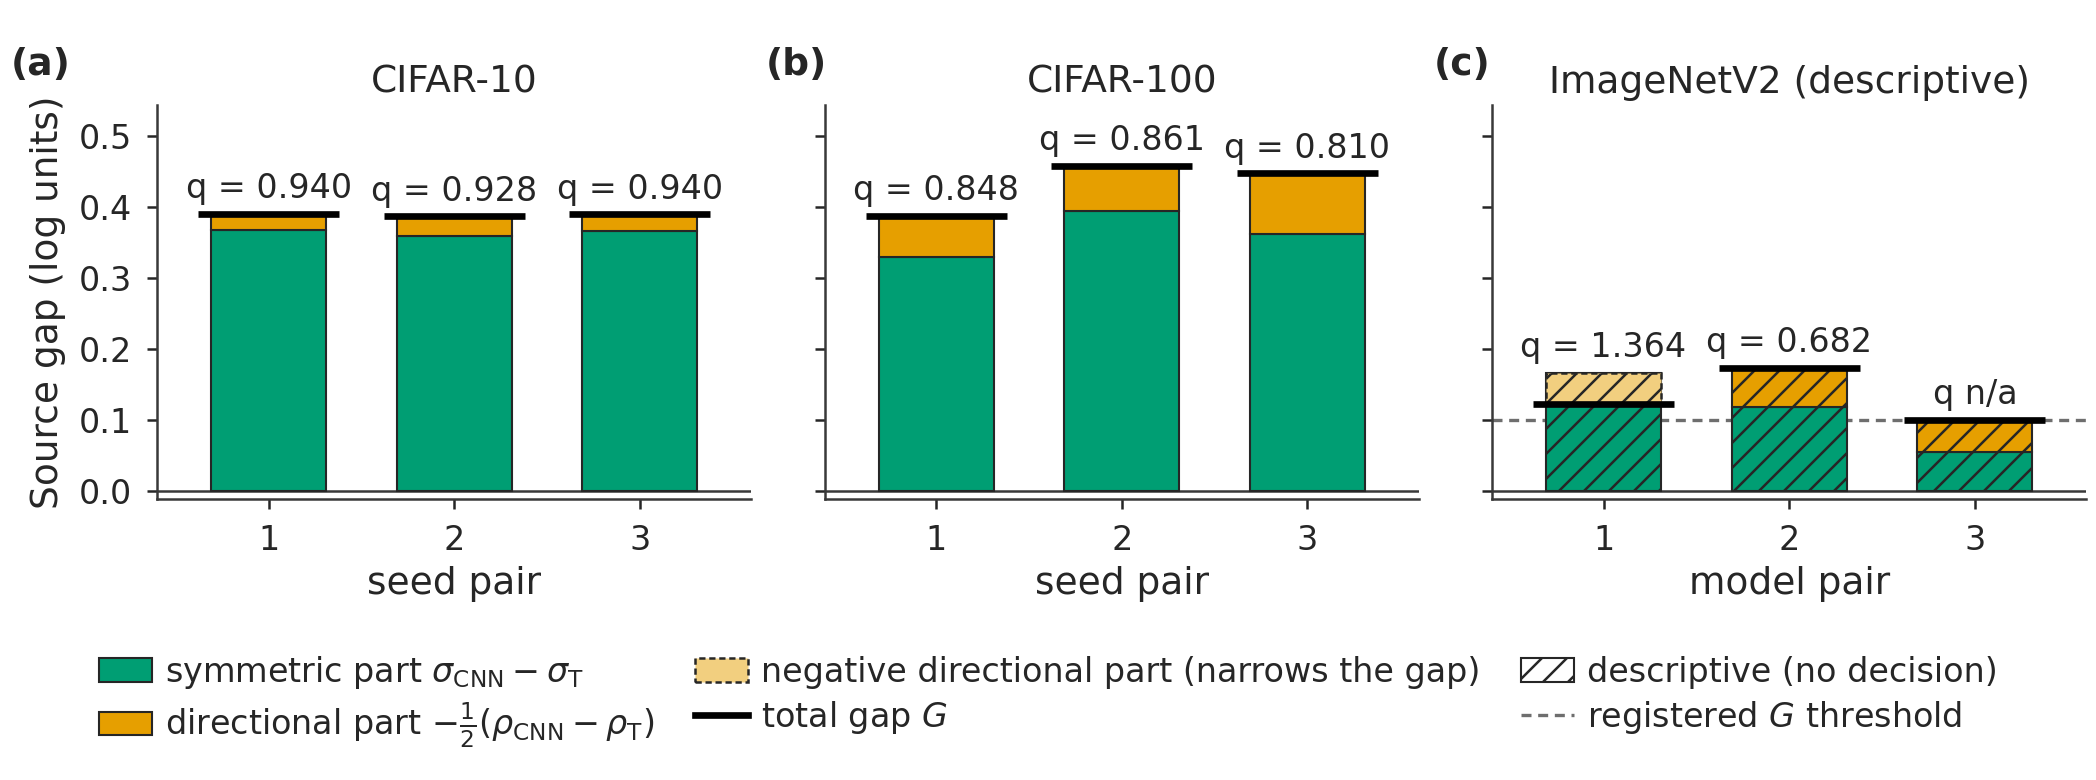

Here is the Python script that generated this plot:
#!/usr/bin/env python3
"""Source gap of the transformer relative to its CNN counterpart, split into symmetric and
directional parts (brief 12, section 6.4).

Change log (degisiklik notu):
- 2026-10-31 17:37 (earlier pass): legend symbol D -> G ("total gap G", "registered G threshold").
- 2026-10-31, hakem konseyi B15 (birlesik.md; mercek_sunum bulgu 5): a negative directional part was
  stacked downward from zero, so the bar top (0.167, ImageNetV2 pair 1) did not equal the total gap
  (0.122, foy 1930). The directional part now starts at the top of the symmetric part and runs to
  symmetric + directional = G: upward in solid orange when positive, downward over the symmetric bar
  in light orange with a dashed outline when negative. The solid top of every bar is now G, and
  the script checks that for each pair before drawing. Legend entry added for the negative part.
- 2026-10-31: width 6.989 in (= \\textwidth of ieeeaccess.cls, see konsey_ortak.py).

Double column (6.989 in), three panels side by side with a shared y axis (log units):
(a) CIFAR-10 seed pairs, (b) CIFAR-100 seed pairs, (c) ImageNetV2 same-recipe pairs (descriptive,
hatched). Each pair is a stacked bar: the symmetric part sigma(CNN) - sigma(T) from zero, then the
directional part -(rho(CNN) - rho(T))/2 from the top of the symmetric part to G (a negative
directional part is drawn downward over the symmetric bar, light and dashed); the black
tick is the total gap G (brief 12 section 3.1 notation; the JSON field is D, D_s in the registration),
and q = symmetric / G is printed above. In (c) the dashed line is the registered denominator
threshold (meta.delta); a pair with G at or below it has no interpretable q and is printed as "q n/a".

Inputs: results/q1/konsey_ayrisim_b2.json, results/q1/konsey_b9_c100/b9_dondurulmus_b2.json,
results/q1/konsey_b8_imagenetv2/b8_dondurulmus_b2.json (b2.F_B2.K-a.{ciftler, D, simetrik_pay,
yonlu_pay, q, payda_kucuk_tohumlar}, meta.delta). Every drawn value is compared with
results/C1_REFERANS_FOYU.md (lines 1587, 1593, 1838, 1848, 1930-1932) before anything is written.

    docker exec -w /workspace adeb_eval python -B paper/figures/konsey/fig_source_gap_split.py
"""
import argparse
import sys
from pathlib import Path

sys.path.insert(0, str(Path(__file__).resolve().parent))
import konsey_ortak as K  # noqa: E402
import matplotlib.pyplot as plt  # noqa: E402
import matplotlib.ticker as mticker  # noqa: E402
from matplotlib.lines import Line2D  # noqa: E402
from matplotlib.patches import Patch  # noqa: E402

SCRIPT_REL = "paper/figures/konsey/fig_source_gap_split.py"
J2P = "results/q1/konsey_ayrisim_b2.json"
J9P = "results/q1/konsey_b9_c100/b9_dondurulmus_b2.json"
J8P = "results/q1/konsey_b8_imagenetv2/b8_dondurulmus_b2.json"
SETS = [  # key, file, title, foy rows (q line / anchor, detail line / anchor or per-pair lines), descriptive
    ("c10", J2P, "CIFAR-10", "seed pair"),
    ("c100", J9P, "CIFAR-100", "seed pair"),
    ("in", J8P, "ImageNetV2 (descriptive)", "model pair"),
]
FOY_IN_PAIR = {0: 1930, 1: 1931, 2: 1932}
# negative directional part: council orange mixed 50% with white, drawn with a dashed outline (B15)
DIR_NEG = "#F2CF7F"


def main():
    ap = argparse.ArgumentParser(description=__doc__.splitlines()[0])
    ap.add_argument("--name", default="fig_source_gap_split")
    ap.add_argument("--width-in", type=float, default=K.DOUBLE_IN)
    ap.add_argument("--height-in", type=float, default=2.6)
    ap.add_argument("--dpi", type=int, default=300)
    ap.add_argument("--seed", type=int, default=0, help="no randomness; kept for the log")
    args = ap.parse_args()

    foy = K.Foy()
    data = {}
    for key, path, title, xl in SETS:
        J = K.load_json(path)
        Ka = K.dig(J, "b2.F_B2.K-a")
        n = len(Ka["ciftler"])
        for f in ("D", "simetrik_pay", "yonlu_pay", "q"):
            if len(Ka[f]) != n:
                K.fail(f"{path}: K-a.{f} length {len(Ka[f])} != {n} pairs")
        for i in range(n):
            foy.esit(f"{key}[{i}] D == sym + dir", Ka["D"][i], Ka["simetrik_pay"][i] + Ka["yonlu_pay"][i], 1e-12,
                     "identity of the source-gap split")
            foy.esit(f"{key}[{i}] q == sym / D", Ka["q"][i], Ka["simetrik_pay"][i] / Ka["D"][i], 1e-12,
                     "symmetric ratio definition")
        data[key] = {"ciftler": Ka["ciftler"], "D": Ka["D"], "sym": Ka["simetrik_pay"], "dir": Ka["yonlu_pay"],
                     "q": Ka["q"], "payda_kucuk": list(Ka["payda_kucuk_tohumlar"]), "delta": K.dig(J, "meta.delta")}
    # foy: CIFAR-10 (1587 q_s, 1593 D/sym/dir), CIFAR-100 (1838 q_s, 1848), ImageNetV2 (1930-1932)
    for key, ql, qa, dl, da in (("c10", 1587, "| K-a, simetrik oran", 1593, "K-a ayrintisi"),
                                ("c100", 1838, "| K-a, simetrik oran", 1848, "K-a ayrintisi")):
        d = data[key]
        for i in range(3):
            foy.kontrol(f"{key}.q[{i}]", d["q"][i], ql, qa, 3)
            foy.kontrol(f"{key}.D[{i}]", d["D"][i], dl, da, 3)
            foy.kontrol(f"{key}.sym[{i}]", d["sym"][i], dl, da, 3)
            foy.kontrol(f"{key}.dir[{i}]", d["dir"][i], dl, da, 3)
        foy.metin(f"{key}.payda kurali", "payda kurali tetiklenen tohum", dl, da)
        if d["payda_kucuk"]:
            K.fail(f"{key}: unexpected small-denominator seeds {d['payda_kucuk']}")
    d = data["in"]
    for i, n in FOY_IN_PAIR.items():
        cnn, tr = d["ciftler"][i]
        anc = f"| {i + 1} | {cnn} | {tr} |"
        foy.kontrol(f"in.D[{i}]", d["D"][i], n, anc, 4)
        foy.kontrol(f"in.sym[{i}]", d["sym"][i], n, anc, 3)
        foy.kontrol(f"in.dir[{i}]", d["dir"][i], n, anc, 3)
        foy.kontrol(f"in.q[{i}]", d["q"][i], n, anc, 3)
    foy.metin("in.payda kurali cift 3", "payda kurali tetiklenen cift: cift 3", 1945, "Dondurulmus betigin B8 ciktisi")
    foy.metin("in.payda esigi", "payda kurali D_k <= 0.1", 1926, "Cift duzeyi")
    for i in range(3):
        small = d["D"][i] <= d["delta"]
        if small != (i in d["payda_kucuk"]):
            K.fail(f"in pair {i}: D <= delta is {small} but payda_kucuk_tohumlar = {d['payda_kucuk']}")
    foy_sonuc = foy.bitir()

    # ---- figure ----
    K.style(args.seed)
    W, H = args.width_in, args.height_in
    fig = plt.figure(figsize=(W, H))
    fig.patch.set_facecolor("white")
    left, right, bottom, top = 0.075, 0.995, 0.36, 0.865
    gap = 0.035
    pw = (right - left - 2 * gap) / 3
    axs = []
    for k in range(3):
        ax = fig.add_axes([left + k * (pw + gap), bottom, pw, top - bottom], sharey=axs[0] if axs else None)
        axs.append(ax)
    allv = [v for key in data for v in data[key]["sym"] + data[key]["D"]]
    ymin, ymax = 0.0, max(allv)  # nothing is drawn below zero since B15 (checks above: sym, G >= 0)
    cizilen = {}
    for ax, (key, path, title, xl) in zip(axs, SETS):
        d = data[key]
        desc = key == "in"
        xs = list(range(len(d["D"])))
        bar_tops = []
        for x, s_, r_, D_, q_ in zip(xs, d["sym"], d["dir"], d["D"], d["q"]):
            if s_ < 0 or D_ < 0:
                K.fail(f"{key} pair {x + 1}: negative symmetric part or gap; the stacking rule assumes both >= 0")
            hatch = "////" if desc else None
            # symmetric part from zero
            ax.bar(x, s_, bottom=0.0, width=0.62, color=K.COL["sym"], edgecolor=K.INK, linewidth=0.5,
                   hatch=hatch, zorder=3)
            # directional part from the top of the symmetric part to G (B15)
            if r_ >= 0:
                ax.bar(x, r_, bottom=s_, width=0.62, color=K.COL["dir"], edgecolor=K.INK, linewidth=0.5,
                       hatch=hatch, zorder=3)
            else:
                ax.bar(x, -r_, bottom=s_ + r_, width=0.62, color=DIR_NEG, edgecolor=K.INK, linewidth=0.6,
                       linestyle=(0, (2.5, 1.5)), hatch=hatch, zorder=3.5)
            top_solid = s_ + r_  # positive: top of the orange bar; negative: bottom of the light bar
            if abs(top_solid - D_) > 1e-12:
                K.fail(f"{key} pair {x + 1}: drawn solid top {top_solid} != G {D_}")
            bar_tops.append(round(top_solid, 6))
            ax.plot([x - 0.38, x + 0.38], [D_, D_], color="black", lw=1.6, solid_capstyle="butt", zorder=4)
            lab = "q n/a" if (desc and xs.index(x) in d["payda_kucuk"]) else f"q = {q_:.3f}"
            ax.text(x, max(s_, D_) + 0.012, lab, ha="center", va="bottom", fontsize=8)
        if desc:
            ax.axhline(d["delta"], color=K.MUTE, lw=0.8, ls=(0, (3, 2)), zorder=2)
        ax.axhline(0.0, color=K.EDGE, lw=0.6, zorder=2)
        ax.set_xticks(xs)
        if desc:
            ax.set_xticklabels([f"{i + 1}" for i in xs])
        else:
            ax.set_xticklabels([f"{i + 1}" for i in xs])
        ax.set_xlabel(xl, labelpad=2)
        ax.set_xlim(-0.6, len(xs) - 0.4)
        ax.set_title(title, fontsize=9, pad=3)
        for sp in ("top", "right"):
            ax.spines[sp].set_visible(False)
        cizilen[key] = [{"cift": list(c), "D": round(D_, 6), "simetrik_pay": round(s_, 6), "yonlu_pay": round(r_, 6),
                         "q": round(q_, 6), "q_yazildi": not (desc and i in d["payda_kucuk"])}
                        for i, (c, D_, s_, r_, q_) in enumerate(zip(d["ciftler"], d["D"], d["sym"], d["dir"], d["q"]))]
        for row, t in zip(cizilen[key], bar_tops):
            row["cubugun_dolu_tepesi"] = t
    axs[0].set_ylim(ymin - 0.012, ymax + 0.085)
    axs[0].yaxis.set_major_locator(mticker.MultipleLocator(0.1))
    axs[0].set_ylabel("Source gap (log units)", labelpad=3)
    for ax in axs[1:]:
        ax.tick_params(labelleft=False)
    for ax, lab in zip(axs, ("(a)", "(b)", "(c)")):
        bb = ax.get_position()
        K.panel_label(fig, bb.x0 - (0.07 if ax is axs[0] else 0.028), top + 0.075, lab)
    handles = [Patch(facecolor=K.COL["sym"], edgecolor=K.INK, lw=0.5, label=r"symmetric part $\sigma_{\mathrm{CNN}}-\sigma_{\mathrm{T}}$"),
               Patch(facecolor=K.COL["dir"], edgecolor=K.INK, lw=0.5, label=r"directional part $-\frac{1}{2}(\rho_{\mathrm{CNN}}-\rho_{\mathrm{T}})$"),
               Patch(facecolor=DIR_NEG, edgecolor=K.INK, lw=0.6, ls=(0, (2.5, 1.5)),
                     label="negative directional part (narrows the gap)"),
               Line2D([], [], color="black", lw=1.6, label="total gap $G$"),
               Patch(facecolor="white", edgecolor=K.INK, lw=0.5, hatch="////", label="descriptive (no decision)"),
               Line2D([], [], color=K.MUTE, lw=0.8, ls=(0, (3, 2)), label="registered $G$ threshold")]
    fig.legend(handles=handles, loc="lower center", bbox_to_anchor=(0.5, 0.0), ncol=3, frameon=False,
               handletextpad=0.4, columnspacing=1.2, labelspacing=0.3, handlelength=1.6)

    min_pt = K.layout_checks(fig)
    R = fig.canvas.get_renderer()
    leg = fig.legends[0].get_window_extent(R)
    for ax in axs:
        if leg.overlaps(ax.get_tightbbox(R)):
            K.fail("legend overlaps an axes")
    out = K.OUTDIR
    pdf, png, moved = K.save(fig, out, args.name, args.dpi)
    okunan = {p: ["b2.F_B2.K-a.{ciftler, D, simetrik_pay, yonlu_pay, q, payda_kucuk_tohumlar}", "meta.delta"]
              for p in (J2P, J9P, J8P)}
    cizilen["esik_D (c)"] = data["in"]["delta"]
    kp = K.write_kanit(out, args.name, SCRIPT_REL, sys.argv[1:], [J2P, J9P, J8P], (W, H), args.dpi, min_pt,
                       okunan, cizilen, foy_sonuc,
                       ["D == symmetric + directional (1e-12) and q == symmetric / D (1e-12) for every pair",
                        "CIFAR-10 q_s vs foy 1587, D/sym/dir vs 1593; CIFAR-100 vs 1838 and 1848 (3 dp)",
                        "ImageNetV2 D (4 dp), sym, dir, q (3 dp) vs foy 1930-1932; small-denominator pair 3 vs 1945",
                        "D <= meta.delta agrees with payda_kucuk_tohumlar for every ImageNetV2 pair",
                        "drawn solid bar top (symmetric + directional) == G for every pair (1e-12), sym >= 0, G >= 0",
                        "no text overlap, all text inside, >= 8 pt, legend clear of axes, no Type 3 font"],
                       ["Legend symbol G is the source gap of brief 12 section 3.1 (JSON field D); 2026-10-31 relabel "
                        "from D, drawn values and sheet comparisons unchanged.",
                        "Pair 3 of ImageNetV2 (Liu ConvNeXt-B / Swin-B) has G (JSON D) at or below the registered 0.10 "
                        "denominator threshold; its q (0.547 in the sheet) is not printed on the figure.",
                        "Since 2026-10-31 (B15) the directional part starts at the top of the symmetric part; a "
                        "negative one (ImageNetV2 pair 1) runs downward over the symmetric bar to G, light orange with "
                        "a dashed outline, so the solid bar top equals G for every pair (checked, 1e-12).",
                        "x tick labels are pair indices: CIFAR seed pairs 1-3 are C1 pairs (ResNet s1001-s1003 / "
                        "ViT s2001-s2003); ImageNetV2 pairs 1-3 are Singh ConvNeXt-T/ViT-S, Singh ConvNeXt-B/ViT-B, "
                        "Liu ConvNeXt-B/Swin-B."],
                       moved)
    print(f"written: {pdf}\nwritten: {png}\nwritten: {kp}")
    print(f"foy comparisons {foy_sonuc['karsilastirma_sayisi']}, all matched; min font {min_pt}")


if __name__ == "__main__":
    main()
